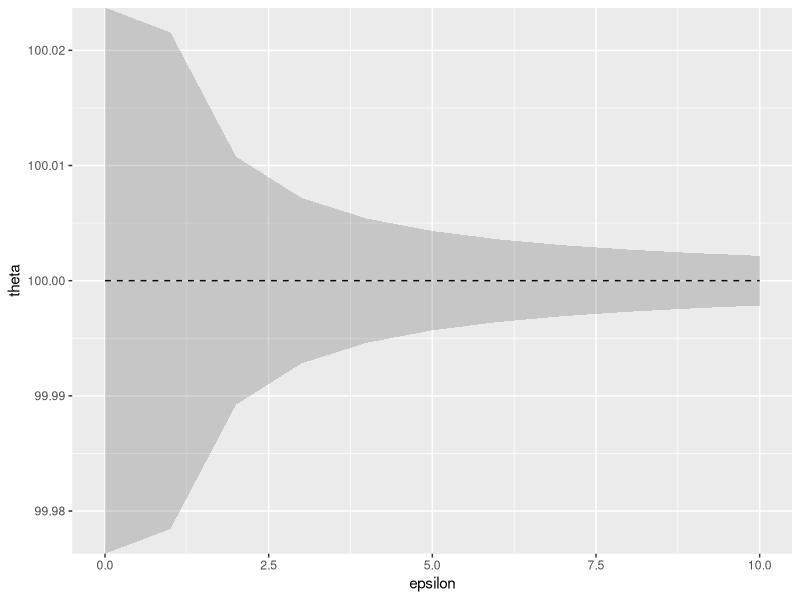

R code for this plot:
library(tidyverse)

theta <- 100 
chi <- 10 
N <- 1000
omega <- quantile(abs(rnorm(100)), probs = c(0.9))
noise_90 <- (sqrt(2) * chi / N * omega) 

epsilon <- seq(0, 10)
error <- noise_90 / epsilon

df <- data.frame(
    epsilon, 
    error, 
    min = theta - error, 
    max = theta + error
)

ggplot(df, aes(x = epsilon, y = theta, ymin = min, ymax = max)) + 
    geom_line(linetype = "dashed") + 
    geom_ribbon(alpha = 0.2)
